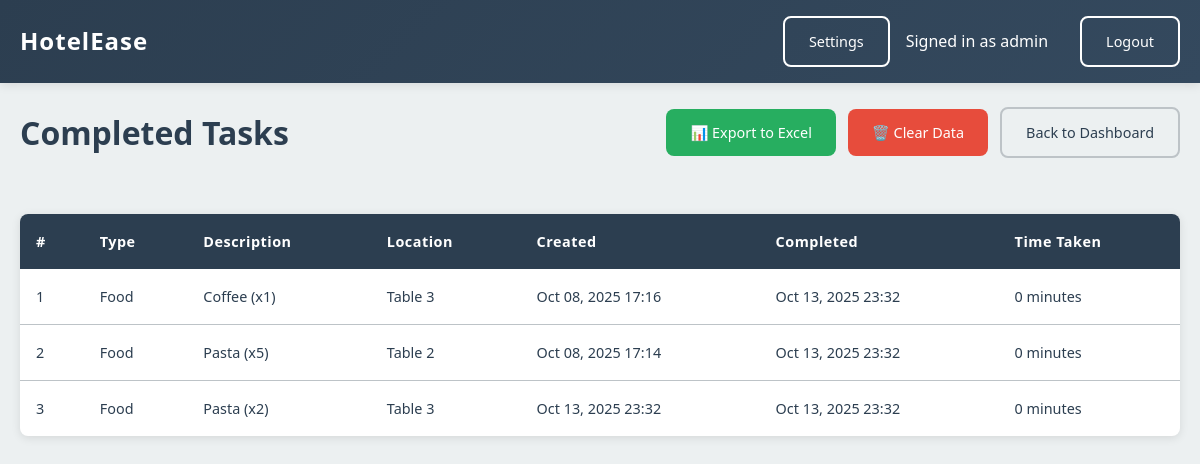
The app's page /completed/ (signed in) with its own data.
### hotel_queue/models.py (models this page shows, shortened)
class Demand(models.Model):
    DEMAND_TYPES = [
        ("Food", "Food"),
        ("Cleaning", "Cleaning"),
        ("Maintenance", "Maintenance"),
        ("Billing", "Billing"),
        ("Room Service", "Room Service"),
    ]
    STATUS_CHOICES = [
        ("Pending", "Pending"),
        ("In Progress", "In Progress"),
        ("Completed", "Completed"),
    ]
    demand_type = models.CharField(max_length=32, choices=DEMAND_TYPES)
    description = models.CharField(max_length=255)
    status = models.CharField(max_length=16, choices=STATUS_CHOICES, default="Pending")
    created_at = models.DateTimeField(auto_now_add=True)
    expected_completion = models.DateTimeField(null=True, blank=True)
    completed_at = models.DateTimeField(null=True, blank=True)
    created_by = models.ForeignKey(settings.AUTH_USER_MODEL, related_name="demands_created", on_delete=models.CASCADE)
    fulfilled_by = models.ForeignKey(settings.AUTH_USER_MODEL, related_name="demands_fulfilled", on_delete=models.SET_NULL, null=True, blank=True)
    quantity = models.PositiveIntegerField(null=True, blank=True)
    room_or_table = models.CharField(max_length=32, null=True, blank=True)
    class Meta:
        ordering = ["-created_at"]

### hotel_queue/views.py (the view)
# urls.py: path("completed/", views.completed_list, name="completed_list"),
@login_required
def completed_list(request):
    demands = Demand.objects.filter(status="Completed").order_by("-completed_at")
    return render(request, "hotel_queue/completed.html", {"demands": demands})

### templates/hotel_queue/completed.html
{% extends "base.html" %}
{% block content %}
<div class="dashboard-header">
  <h1 class="dashboard-title">Completed Tasks</h1>
  <div class="d-flex gap-1">
    {% if user.is_staff %}
      <a class="btn btn-success" href="{% url 'export_completed' %}">📊 Export to Excel</a>
      <a class="btn btn-danger" href="{% url 'clear_completed' %}">🗑️ Clear Data</a>
    {% endif %}
    <a class="btn btn-outline-secondary" href="{% url 'dashboard' %}">Back to Dashboard</a>
  </div>
</div>
<div class="table-container">
  <table class="table">
    <thead>
      <tr>
        <th>#</th>
        <th>Type</th>
        <th>Description</th>
        <th>Location</th>
        <th>Created</th>
        <th>Completed</th>
        <th>Time Taken</th>
      </tr>
    </thead>
    <tbody>
      {% for d in demands %}
      <tr>
        <td>{{ forloop.counter }}</td>
        <td>{{ d.demand_type }}</td>
        <td>{{ d.description }}</td>
        <td>{{ d.room_or_table|default:"-" }}</td>
        <td>{{ d.created_at|date:"M d, Y H:i" }}</td>
        <td>{{ d.completed_at|date:"M d, Y H:i" }}</td>
        <td>{% with td=d.completed_at|timesince:d.created_at %}{{ td }}{% endwith %}</td>
      </tr>
      {% empty %}
      <tr>
        <td colspan="7" class="text-center text-muted">No completed tasks yet.</td>
      </tr>
      {% endfor %}
    </tbody>
  </table>
</div>
{% endblock %}

### templates/base.html (shortened to what this page needs)
{% load static %}
<!DOCTYPE html>
<html lang="en">
<head>
    <link rel="stylesheet" href="{% static 'style.css' %}">
</head>
<body>
<nav class="navbar">
  <div class="navbar-content">
    <a class="navbar-brand" href="/">HotelEase</a>
    <div class="navbar-actions">
      {% if user.is_staff %}
        <a class="btn btn-outline-light" href="{% url 'settings_page' %}">Settings</a>
      {% endif %}
      {% if user.is_authenticated %}
        <span class="navbar-text">Signed in as {{ user.username }}</span>
        <a class="btn btn-outline-light" href="{% url 'logout' %}">Logout</a>
      {% else %}
        <a class="btn btn-outline-light" href="{% url 'login' %}">Login</a>
      {% endif %}
    </div>
  </div>
</nav>
<main class="container">
    {% block content %}{% endblock %}
</main>
</body>
</html>

### static/style.css (style rules this page uses)
:root { --primary-color: #2c3e50; --secondary-color: #3498db; --accent-color: #e74c3c; --success-color: #27ae60; --warning-color: #f39c12; --danger-color: #e74c3c; --light-bg: #ecf0f1; --dark-bg: #34495e; --white: #ffffff; --text-dark: #2c3e50; --text-light: #7f8c8d; --border-color: #bdc3c7; --shadow: 0 2px 10px rgba(0,0,0,0.1); --border-radius: 8px; --transition: all 0.3s ease; }
* { margin: 0; padding: 0; box-sizing: border-box; }
body { font-family: 'Segoe UI', Tahoma, Geneva, Verdana, sans-serif; line-height: 1.6; color: var(--text-dark); background-color: var(--light-bg); }
.container { max-width: 1200px; margin: 0 auto; padding: 0 20px; }
.navbar { background: linear-gradient(135deg, var(--primary-color), var(--dark-bg)); padding: 1rem 0; box-shadow: var(--shadow); position: sticky; top: 0; z-index: 1000; }
.navbar-content { display: flex; justify-content: space-between; align-items: center; max-width: 1200px; margin: 0 auto; padding: 0 20px; }
.navbar-brand { color: var(--white); text-decoration: none; font-size: 1.5rem; font-weight: bold; letter-spacing: 1px; }
.navbar-actions { display: flex; align-items: center; gap: 1rem; }
.navbar-text { color: var(--white); margin-right: 1rem; }
.btn { display: inline-block; padding: 0.75rem 1.5rem; border: none; border-radius: var(--border-radius); text-decoration: none; font-weight: 500; text-align: center; cursor: pointer; transition: var(--transition); font-size: 0.9rem; }
.btn-success { background: var(--success-color); color: var(--white); }
.btn-outline-light { background: transparent; color: var(--white); border: 2px solid var(--white); }
.btn-outline-secondary { background: transparent; color: var(--text-dark); border: 2px solid var(--border-color); }
.btn-danger { background: var(--danger-color); color: var(--white); }
.table-container { background: var(--white); border-radius: var(--border-radius); box-shadow: var(--shadow); overflow: hidden; margin-bottom: 2rem; }
.table { width: 100%; border-collapse: collapse; font-size: 0.9rem; }
.table th { background: var(--primary-color); color: var(--white); padding: 1rem; text-align: left; font-weight: 600; letter-spacing: 0.5px; }
.table td { padding: 1rem; border-bottom: 1px solid var(--border-color); vertical-align: middle; }
.table tbody tr:last-child td { border-bottom: none; }
.dashboard-header { display: flex; justify-content: space-between; align-items: center; margin-bottom: 2rem; flex-wrap: wrap; gap: 1rem; padding: 1.5rem 0; }
.dashboard-title { color: var(--primary-color); font-size: 2rem; font-weight: bold; }
.d-flex { display: flex; }
.gap-1 { gap: 0.75rem; }
.dashboard-header .d-flex { align-items: center; }
.dashboard-header .btn { margin: 0; white-space: nowrap; }

### records on screen
Demand: demand_type "Food", description "Coffee (x1)", room_or_table "Table 3", created_at "Oct 08, 2025 17:16", completed_at "Oct 13, 2025 23:32", d "0 minutes"
Demand: demand_type "Food", description "Pasta (x5)", room_or_table "Table 2", created_at "Oct 08, 2025 17:14", completed_at "Oct 13, 2025 23:32", d "0 minutes"
Demand: demand_type "Food", description "Pasta (x2)", room_or_table "Table 3", created_at "Oct 13, 2025 23:32", completed_at "Oct 13, 2025 23:32", d "0 minutes"

### other values on screen
{{ user.username }} "admin"
